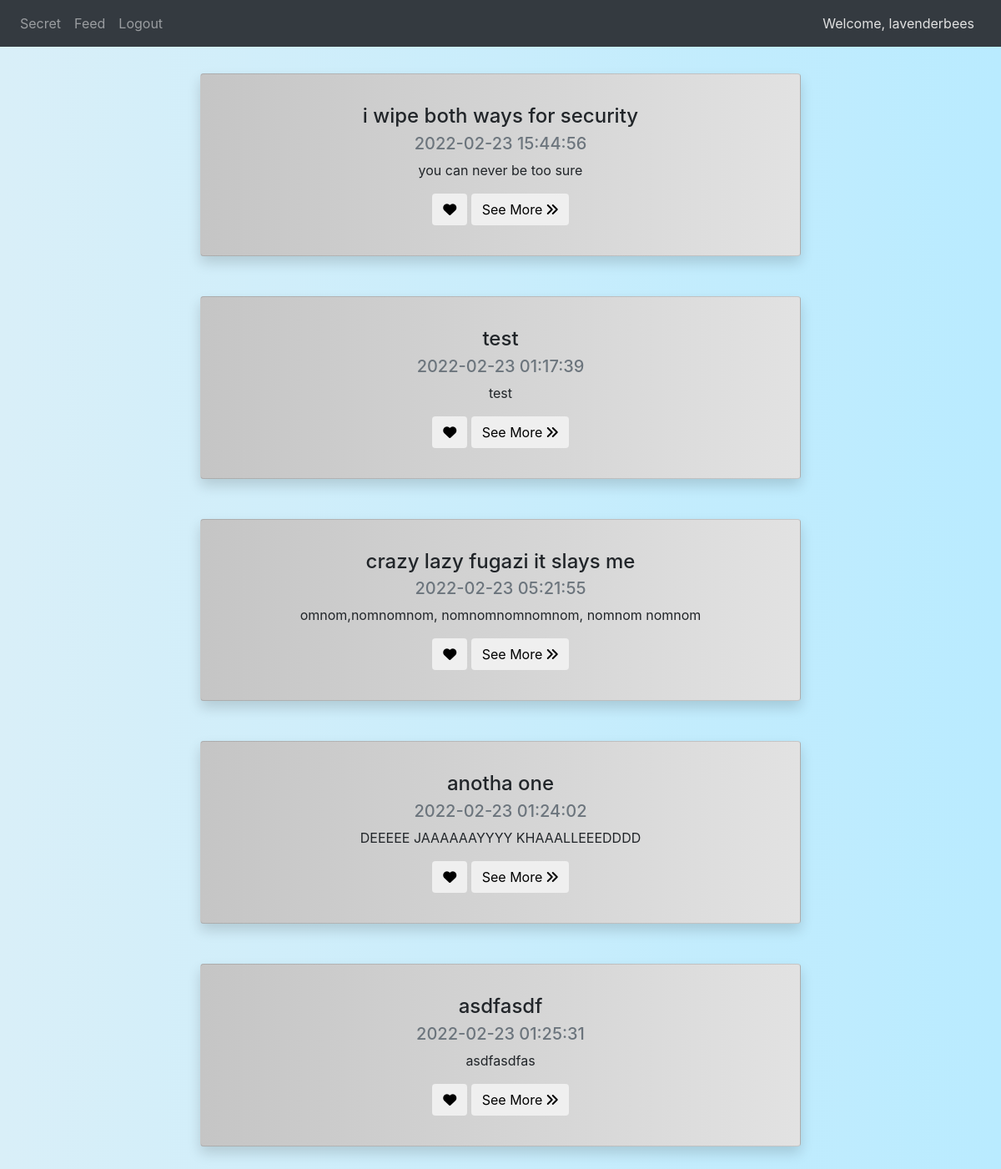
Screenshot of /feed (signed in) with the database file from the repository.
### website/models.py (models this page shows, shortened)
class Users(db.Model, UserMixin):
    user_id = db.Column(db.Integer, primary_key=True, autoincrement=True, nullable=False)
    first_name = db.Column(db.String(175), nullable=False)
    last_name = db.Column(db.String(175), nullable=False)
    email = db.Column(db.String(175), unique=True, nullable=False)
    username = db.Column(db.String(175), unique=True, nullable=False)
    password = db.Column(db.String(512), nullable=False)

class Posts(db.Model):
    post_id = db.Column(db.Integer, primary_key=True, autoincrement=True)
    post_title = db.Column(db.String(175))
    post_content = db.Column(db.String(10000))
    post_image = db.Column(db.LargeBinary)
    post_date = db.Column(db.DateTime(timezone=True), server_default = func.now())
    post_author = db.Column(db.Integer, db.ForeignKey('users.user_id'))

### website/views.py (the view, shortened to what this page needs)
@views.route('/feed', methods=['GET', 'POST'])
@login_required
def feed():
    all_posts = db.session.query(Posts).all()
    def shuffle_posts(posts):
        try:
            result = list(posts)
            random.shuffle(result)
            return result
        except:
            return posts
    return render_template('feed.html', user=current_user, all_posts=shuffle_posts(all_posts))

### website/__init__.py (called while the page is built)
def create_app():
    app = Flask(__name__)
    app.config['SECRET_KEY'] = SECRET_KEY
    app.config['SQLALCHEMY_DATABASE_URI'] = f'sqlite:///{DB_NAME}'
    app.config['SQLALCHEMY_TRACK_MODIFICATIONS'] = False
    db.init_app(app)
    from .views import views
    from .auth import auth
    app.register_blueprint(views, url_prefix='/')
    app.register_blueprint(auth, url_prefix='/')
    QRcode(app)
    from .models import Users, Posts, Favorites
    create_database(app)
    login_manager = LoginManager()
    login_manager.login_view = 'auth.login'
    login_manager.init_app(app)
    @login_manager.user_loader
    def load_user(id):
        return Users.query.get(int(id))
    return app

### website/templates/feed.html (shortened to what this page needs)
{% extends 'base.html'%}
{% block style%}
<link rel="stylesheet" href="static/feed_css.css">
{% endblock %}
{% block body%}
    {% for post in all_posts %}
    <div align="center">
        <div class="card shadow p-3 mb-5 bg-white rounded postBG">
            <div class="card-body text-center" align="left">
                <h4 class="card-title">{{ post.post_title }}</h4>
                <h5 class="card-subtitle mb-2 text-muted">{{ post.post_date }}</h5>
                <p class="card-text">{{ post.post_content }}</p>
                <div class="d-flex justify-content-around">
                    <form method="post">
                        <button name="favbtn" value = {{ post.post_id }} class="btn btn-white btn-xs"><i class="fa-solid fa-heart"></i></button>
                        <button name="seeMore" class="btn btn-white btn-xs" value={{ post.post_id }}>See More <i class="fa-solid fa-angles-right"></i></button>
                    </form>
                </div>
            </div>
        </div>
    </div>
    {% endfor %}
{% endblock %}

### website/templates/base.html (shortened to what this page needs)
<!DOCTYPE html>
<html lang="en">
<head>
    <link rel="stylesheet" href="https://stackpath.bootstrapcdn.com/bootstrap/4.1.3/css/bootstrap.min.css">
    <link rel="stylesheet" href="https://cdnjs.cloudflare.com/ajax/libs/font-awesome/6.0.0/css/all.min.css" />
    <link rel="stylesheet" href="static/base_css.css">
    {% block style%}
    {% endblock %}
</head>
<body>
    <nav class = "navbar navbar-expand-lg navbar-dark bg-dark">
        <div class ="collapse navbar-collapse" id="navbar">
            <div class ="navbar-nav">
                {% if user.is_authenticated %}
                <a id = "home" href={{ url_for('views.home') }} class="nav-item nav-link">Secret</a>
                <a id = "home" href={{ url_for('views.feed') }} class="nav-item nav-link">Feed</a>
                <a id = "logout" href={{ url_for('auth.logout') }} class="nav-item nav-link">Logout</a>
                {% else %}
                <a id = "login" href={{ url_for('auth.login') }} class="nav-item nav-link">Login</a>
                <a id = "signUp" href={{ url_for('auth.sign_up') }} class="nav-item nav-link">Sign Up</a>
                {% endif %}
            </div>
        </div>
        {% if user.is_authenticated %}
        <a id="welcome" class="nav-item nav-link ml-auto" href={{ url_for('auth.profile') }}>Welcome, {{ user.username }}</a>
        {% endif %}
    </nav>
    <div class="container">
        {% block body%}
        {%endblock%}
    </div>
</body>
</html>

### website/static/base_css.css (style rules this page uses)
body { background-image: linear-gradient(to right,#d9eff8, #b9ebff); }
#welcome { color: #e2e2e2; }

### website/static/feed_css.css (style rules this page uses)
body { background-image: linear-gradient(to right,#d9eff8, #b9ebff); }
.postBG { background-image: linear-gradient(to left,#e2e2e2, #c5c5c5); margin-top: 2rem; margin-bottom: 1rem; width: 60vw; }
#welcome { color: #e2e2e2; }

### rows the page displays
Users: username "lavenderbees"
Posts: post_title "i wipe both ways for security", post_date "2022-02-23 15:44:56", post_content "you can never be too sure", {{ post.post_id }} 5 (drawn)
Posts: post_title "test", post_date "2022-02-23 01:17:39", post_content "test", {{ post.post_id }} 1 (drawn)
Posts: post_title "crazy lazy fugazi it slays me", post_date "2022-02-23 05:21:55", post_content "omnom,nomnomnom, nomnomnomnomnom, nomnom nomnom", {{ post.post_id }} 4 (drawn)
Posts: post_title "anotha one", post_date "2022-02-23 01:24:02", post_content "DEEEEE JAAAAAAYYYY KHAAALLEEEDDDD", {{ post.post_id }} 2 (drawn)
Posts: post_title "asdfasdf", post_date "2022-02-23 01:25:31", post_content "asdfasdfas", {{ post.post_id }} 3 (drawn)
